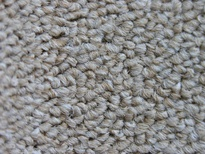
#> input picture images/carpet.jpeg, 205 x 154 px, shrunk from 800 x 600 before the run
$ jupyter execute Local_Binary_Patterns.ipynb
#> lines starting #> are read from the running program, lines starting #| are printed output that depends on the picture
[cell 1]
import cv2
import matplotlib.pyplot as plt
import numpy as np

[cell 2]
carpet_image = cv2.imread("../images/carpet.jpeg")
#> carpet_image is the input picture: shape (154, 205, 3); mean B, G, R 137.2, 137.9, 138.6
blinds_image = cv2.imread("../images/blinds.jpeg")
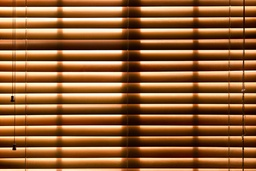
#> input picture images/blinds.jpeg, 256 x 171 px, shrunk from 1000 x 667 before the run
#> blinds_image is the input picture: shape (171, 256, 3); mean B, G, R 54.3, 96.3, 145.9

gray_blinds_image = cv2.cvtColor(blinds_image, cv2.COLOR_BGR2GRAY)
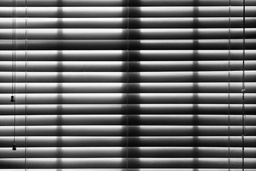
#> gray_blinds_image: shape (171, 256); min 5, max 253, mean 106.3
gray_carpet_image = cv2.cvtColor(carpet_image, cv2.COLOR_BGR2GRAY)

[cell 3]
fig = plt.figure(figsize=(10,10))

ax = fig.add_subplot(1, 2, 1)
ax.imshow(cv2.cvtColor(blinds_image, cv2.COLOR_BGR2RGB))

ax = fig.add_subplot(1, 2, 2)
ax.imshow(cv2.cvtColor(carpet_image, cv2.COLOR_BGR2RGB))
plt.show()
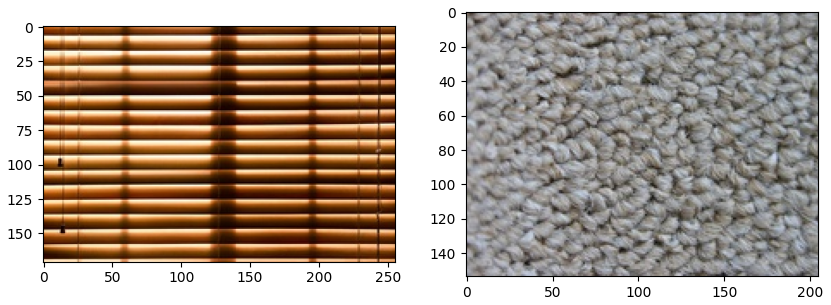
#> figure drawn by matplotlib, 2 panels

[cell 4]
fig = plt.figure(figsize=(10,10))

ax = fig.add_subplot(1, 2, 1)
ax.imshow(gray_blinds_image, cmap="gray")

ax = fig.add_subplot(1, 2, 2)
ax.imshow(gray_carpet_image, cmap="gray")
plt.show()
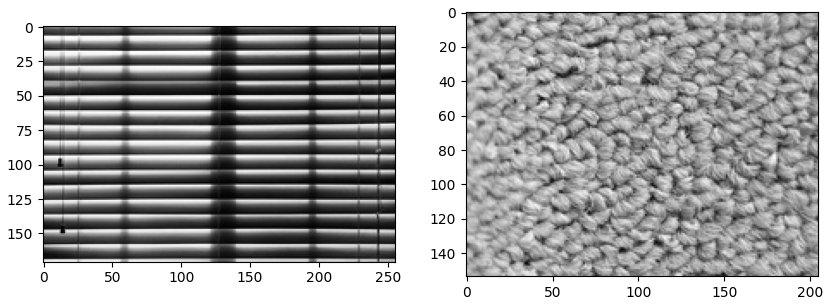
#> figure drawn by matplotlib, 2 panels

[cell 5]
images = [gray_blinds_image, gray_carpet_image]
LBP_images = []
for image in images:
    neighboor = 3
    imgLBP = np.zeros_like(image)
    for ih in range(0,image.shape[0] - neighboor):
        for iw in range(0,image.shape[1] - neighboor):
            img = image[ih:ih+neighboor,iw:iw+neighboor]
            center = img[1,1]
            binary_matrix = (img >= center)*1.0
            flattened_binary = binary_matrix.T.flatten()
            img01_vector = np.delete(flattened_binary,4)

            where_img01_vector = np.where(img01_vector)[0]
            if len(where_img01_vector) >= 1:
                num = np.sum(2**where_img01_vector)
            else:
                num = 0
            imgLBP[ih+1,iw+1] = num
    LBP_images.append(imgLBP)
#> this loop made 2 passes
#> neighboor on passes 1 to 2: 3, 3
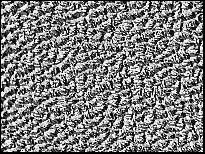
#> imgLBP: shape (154, 205); min 0, max 255, mean 125.1
#> after the loop, LBP_images = 2 items

[cell 6]
fig = plt.figure(figsize=(10,10))

ax = fig.add_subplot(1, 2, 1)
ax.imshow(LBP_images[0], cmap="gray")

ax = fig.add_subplot(1, 2, 2)
ax.imshow(LBP_images[1], cmap="gray")
plt.show()
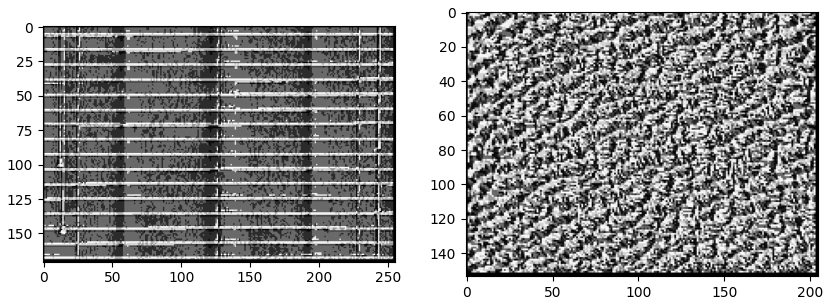
#> figure drawn by matplotlib, 2 panels

[cell 7]
plt.hist(LBP_images[0].flatten(), bins=255);
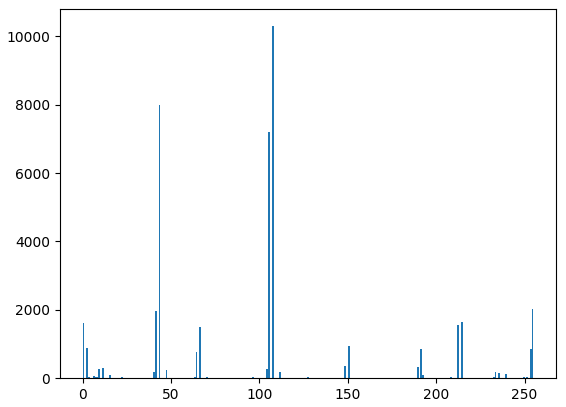
#> figure drawn by matplotlib, 1 panel; tallest bar 10297 high, from x = 107 to 108

[cell 8]
plt.hist(LBP_images[1].flatten(), bins=255);
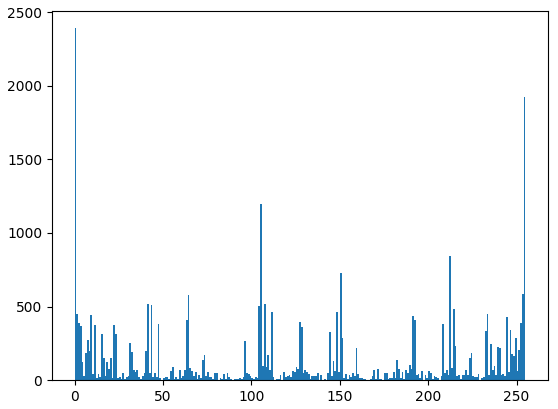
#> figure drawn by matplotlib, 1 panel; tallest bar 2391 high, from x = 0 to 1
